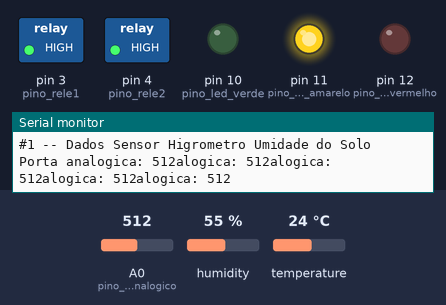
This sketch was run on a simulated Arduino Uno, built with avr-gcc and run on an emulated ATmega328P. On the bench: switched loads named in the sketch (green lamp = pin HIGH), output pins drawn as LEDs (lit = HIGH), the last lines printed to the serial monitor. Wiring (inferred from the names in the program): DHT11 sensor: data A1. The inputs (shaded band) are chosen by the test bench; at power-on: A0 (pino_sinal_analogico) = 512, humidity 55 %, temperature 24 °C.

Above: at 5.4 s.
5.5 s: A0 (pino_sinal_analogico) set to 390
At 9.8 s:
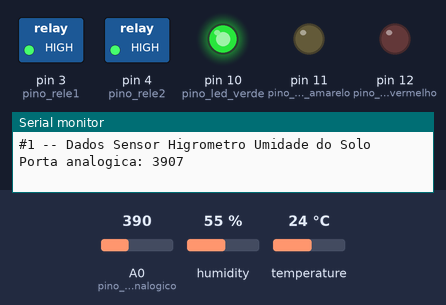
10.9 s: A0 (pino_sinal_analogico) set to 810
At 14.0 s:
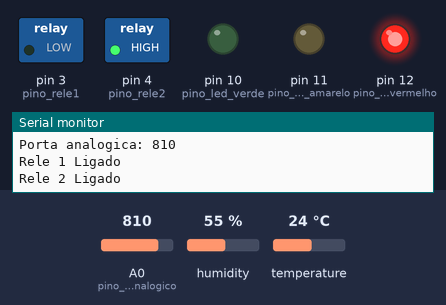
16.3 s: A0 (pino_sinal_analogico) set to 511
At 18.8 s:
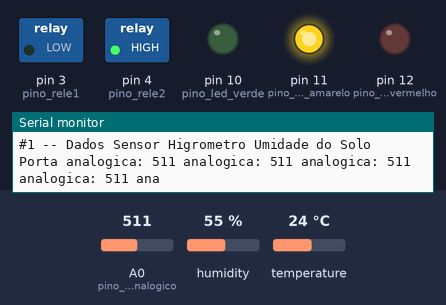
21.7 s: A0 (pino_sinal_analogico) set to 900
At 24.2 s:
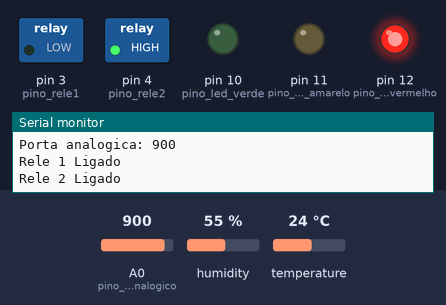
27.1 s: A0 (pino_sinal_analogico) set to 790
At 28.4 s:
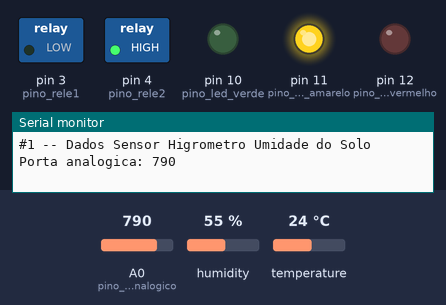
Timing chart, 0 to 30.1 s (numbered marks = the images above; inputs shaded):
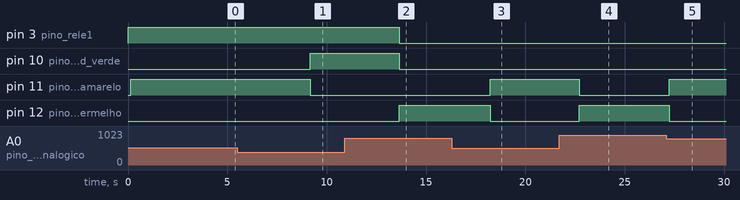

Measured:
- after the input at 5.5 s, pin 10 (pino_led_verde): LOW → HIGH after 3.7 s; pin 11 (pino_led_amarelo): HIGH → LOW after 3.7 s
- after the input at 10.9 s, pin 3 (pino_rele1), pin 10 (pino_led_verde): HIGH → LOW after 2.8 s; pin 12 (pino_led_vermelho): LOW → HIGH after 2.8 s
- after the input at 16.3 s, pin 11 (pino_led_amarelo): LOW → HIGH after 1.9 s; pin 12 (pino_led_vermelho): HIGH → LOW after 1.9 s
- after the input at 21.7 s, pin 11 (pino_led_amarelo): HIGH → LOW after 1.0 s; pin 12 (pino_led_vermelho): LOW → HIGH after 1.0 s
- after the input at 27.1 s, pin 11 (pino_led_amarelo): LOW → HIGH after 0.14 s; pin 12 (pino_led_vermelho): HIGH → LOW after 0.14 s

The sketch:

sketch_smart_horta.ino
```cpp
// Projeto Smart Irrigation - IOT
//Definição das portas e dos leds  e dos sensores analogicos
#include "DHT.h"

#define DHTPIN A1 // pino que estamos conectado
#define DHTTYPE DHT11 // DHT 11

#define pino_sinal_analogico A0
#define pino_led_vermelho 12
#define pino_led_amarelo 11
#define pino_led_verde 10

int pino_rele1 = 3;
int pino_rele2 = 4;


#define tempoDelay 2000

// Conecte pino 1 do sensor (esquerda) ao +5V
// Conecte pino 2 do sensor ao pino de dados definido em seu Arduino
// Conecte pino 4 do sensor ao GND
// Conecte o resistor de 10K entre pin 2 (dados)
// e ao pino 1 (VCC) do sensor
DHT dht(DHTPIN, DHTTYPE);

int valor_analogico;

void setup()
{
  Serial.begin(9600);
  pinMode(pino_sinal_analogico, INPUT);
  pinMode(pino_led_vermelho, OUTPUT);
  pinMode(pino_led_amarelo, OUTPUT);
  pinMode(pino_led_verde, OUTPUT);

  pinMode(pino_rele1, OUTPUT);
  pinMode(pino_rele2, OUTPUT);

  Serial.println("DHT 11 Sensor de Temperatura !");
  dht.begin();

  //Desliga os dois reles
  digitalWrite(pino_rele1, HIGH);
  digitalWrite(pino_rele2, HIGH);
}

void loop()
{

  Serial.println("");
  Serial.println("#####################################################");
  Serial.println("#1 -- Dados Sensor Higrometro Umidade do Solo ");
  lerSensorHigrometro();
  delay(tempoDelay); // Delay para facilitar visualização dos dados do monitor

  Serial.println("");
  Serial.println("#####################################################");
  Serial.println("#2 -- Dados Sensor Temperatura e Umidade do AR DHT11 ");
  lerSensorTemperatura();
  delay(tempoDelay); // Delay para facilitar visualização dos dados do monitor


}

void apagaleds()
{
  digitalWrite(pino_led_vermelho, LOW);
  digitalWrite(pino_led_amarelo, LOW);
  digitalWrite(pino_led_verde, LOW);
}


void lerSensorHigrometro()
{
  //Le o valor do pino A0 do sensor
  valor_analogico = analogRead(pino_sinal_analogico);

  //Mostra o valor da porta analogica no serial monitor
  Serial.print("Porta analogica: ");
  Serial.print(valor_analogico);

  //Solo umido, acende o led verde
  if (valor_analogico > 0 && valor_analogico < 400)
  {
    Serial.println(" Status: Solo umido  : "  + valor_analogico);
    apagaleds();
    digitalWrite(pino_led_verde, HIGH);
    //desliga o rele
    digitalWrite(pino_rele1, HIGH);
  }

  //Solo com umidade moderada, acende led amarelo
  if (valor_analogico > 400 && valor_analogico < 800)
  {
    Serial.println(" Status: Umidade moderada : " + valor_analogico );
    apagaleds();
    digitalWrite(pino_led_amarelo, HIGH);
  }

  //Solo seco, acende led vermelho
  if (valor_analogico > 800 && valor_analogico < 1024)
  {
    Serial.println(" Status: Solo seco " + valor_analogico);
    apagaleds();
    digitalWrite(pino_led_vermelho, HIGH);
    //liga o rele
    digitalWrite(pino_rele1, LOW);
    Serial.println("Rele 1 Ligado");
    Serial.println("Rele 2 Ligado");


  }
  delay(100);

}


void lerSensorTemperatura(){

  // Codigo para pegar informação do dht11
  // A leitura da temperatura e umidade pode levar 250ms!
  // O atraso do sensor pode chegar a 2 segundos.
  float h = dht.readHumidity();
  float t = dht.readTemperature();
  // testa se retorno é valido, caso contrário algo está errado.
  if (isnan(t) || isnan(h))
  {
    Serial.println("Falha lendo dados DHT");
  }
  else
  {
    Serial.print("Umidade: ");
    Serial.print(h);
    Serial.print(" %t");
    Serial.print("Temperatura: ");
    Serial.print(t);
    Serial.println(" *C");
  }

}
```
